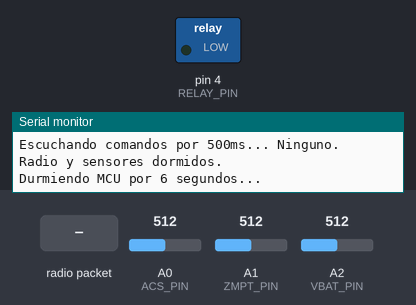
The sketch below on a simulated Arduino Uno, built with avr-gcc and run on an emulated ATmega328P. Parts: switched loads named in the sketch (green lamp = pin HIGH), the last lines printed to the serial monitor. The inputs (shaded band) are chosen by the test bench; at power-on: A0 (ACS_PIN) = 512, A1 (ZMPT_PIN) = 512, A2 (VBAT_PIN) = 512. EEPROM starts erased; no radio packets arrive unless stated; pins used as bus, display or sensor lines are not drawn.

Above: at 1.3 s.
1.4 s: radio packet "ON" arrives
At 7.8 s:
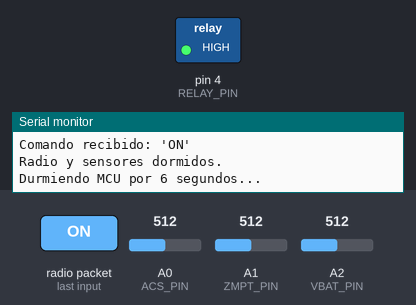
8.6 s: radio packet "OFF" arrives
At 14.6 s:
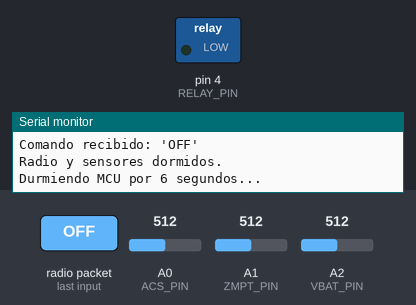
Timing chart, 0 to 16.1 s (numbered marks = the images above; inputs shaded):
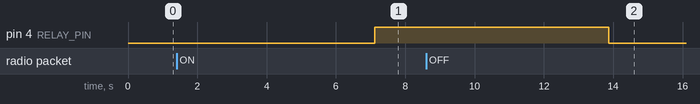

Measured:
- after the input at 1.4 s, pin 4 (RELAY_PIN): LOW → HIGH after 5.7 s
- after the input at 8.6 s, pin 4 (RELAY_PIN): HIGH → LOW after 5.3 s

The sketch:

EmisorUniversalEnergy.ino
```cpp
/*
 * ==========================================================
 * ==    SKETCH EMISOR UNIVERSAL (LoRa + XBee + NRF24)     ==
 * ==          MODIFICADO CON GESTIÓN DE ENERGÍA           ==
 * ==========================================================
 * Este sketch usa UniversalRadioWSN para enviar datos (String)
 * y EnergyWSN para implementar ciclos de sueño (sleep).
 */

// --- LIBRERÍAS DE LA APLICACIÓN ---
#include <SPI.h>
#include <UniversalRadioWSN.h>
#include <SoftwareSerial.h>
#include <EEPROM.h>
#include "EnergyWSN.h"

// ======================= 1. SELECCIÓN DEL MÓDULO DE RADIO =======================
#define USE_LORA
//#define USE_XBEE
//#define USE_NRF

// ======================= 2. CONFIGURACIÓN GENERAL DE PINES =======================
#define RELAY_PIN         4
#define SENSOR_POWER_PIN  7     // Pin que alimenta a los sensores
#define ACS_PIN           A0
#define ZMPT_PIN          A1
#define VBAT_PIN          A2

// --- Pines específicos para XBee (Sleep) ---
#if defined(USE_XBEE)
  #define XBEE_RX_PIN       2
  #define XBEE_TX_PIN       3
  #define XBEE_SLEEP_RQ_PIN 9
  #define XBEE_ON_SLEEP_PIN 10
#endif

// ======================= 3. OBJETOS Y VARIABLES GLOBALES =======================
RadioInterface* radio;
EnergyWSN energyManager;
uint32_t paquetesEnviados;
const unsigned long SLEEP_INTERVAL_MS = ( 6 * 1000);

// --- Configuración específica por radio ---
#if defined(USE_XBEE)
  SoftwareSerial xbeeSerial(XBEE_RX_PIN, XBEE_TX_PIN);
#elif defined(USE_NRF)
  // Direcciones para NRF24L01
  const byte nrfWriteAddress[6] = "00001"; // Dirección del receptor
  const byte nrfReadAddress[6] = "00002";  // Dirección de este emisor
#endif

// ======================= 4. SETUP =======================
void setup() {
  pinMode(RELAY_PIN, OUTPUT);
  digitalWrite(RELAY_PIN, LOW);

  Serial.begin(9600);
  while(!Serial);
  Serial.println("\n--- INICIANDO EMISOR UNIVERSAL (CON GESTIÓN DE ENERGÍA) ---");

  // --- Recuperar contador desde la EEPROM ---
  EEPROM.get(1, paquetesEnviados);
  Serial.print("Contador recuperado de EEPROM: ");
  Serial.println(paquetesEnviados);

  // --- INICIALIZACIÓN DEL MÓDULO DE RADIO ---
  Serial.print("Configurando radio: ");
  #if defined(USE_LORA)
    Serial.println("LoRa");

    LoRaConfig configLora;
    configLora.frequency       = 410E6;
    configLora.spreadingFactor = 7;
    configLora.signalBandwidth = 125E3;
    configLora.codingRate      = 5;
    configLora.syncWord        = 0xF3;
    configLora.txPower         = 20;
    configLora.csPin           = 10;
    configLora.resetPin        = -1;
    configLora.irqPin          = 2;

    radio = new LoraRadio(configLora);
  #elif defined(USE_XBEE)
    Serial.println("XBee");
    xbeeSerial.begin(9600);
    radio = new XBeeRadio(xbeeSerial, 9600, XBEE_SLEEP_RQ_PIN, XBEE_ON_SLEEP_PIN);
  #elif defined(USE_NRF)
    Serial.println("NRF24L01");

    NrfConfig configNrf;
    configNrf.cePin = 9;
    configNrf.csnPin = 10;
    configNrf.writeAddress = nrfWriteAddress;
    configNrf.readAddress = nrfReadAddress;
    configNrf.channel = 108;
    configNrf.dataRate = 250; // 250KBPS
    configNrf.paLevel = 0;    // Potencia mínima

    radio = new NrfRadio(configNrf);
  #endif

  if (!radio->iniciar()) {
    Serial.println("¡¡¡ERROR: Fallo al iniciar el módulo de radio!!!");
    while (true);
  }
  Serial.println("Módulo de radio inicializado y listo.");

  // --- Configuración del gestor de energía ---
  EnergyWSN::Cfg energyConfig;
  energyConfig.pins.pwrSens = SENSOR_POWER_PIN;
  energyConfig.pins.vbatSense = VBAT_PIN;
  energyConfig.bootSleep = false;

  energyManager.begin(energyConfig, radio);
  Serial.println("Gestor de energía inicializado.");
}

// ======================= 5. LOOP (CICLO DE SUEÑO) =======================
void loop() {
  Serial.println("\n---------------------------------");
  Serial.println("Iniciando ciclo de medición y envío.");

  // 1. Despertar radio y sensores
  energyManager.wakeRadio();
  energyManager.powerSensors(true);
  Serial.println("Radio y sensores energizados.");
  //delay(200); // Espera de estabilización

  // 2. Leer sensores
  float voltage = leerVoltajeZMPT();
  float corriente = leerCorrienteACS();
  float vbat = leerVoltajeBateria();
  paquetesEnviados++;

  // 3. Construir y enviar payload (String)
  String dataPayload = "N:" + String(paquetesEnviados) +
                       " V:" + String(voltage, 2) +
                       " I:" + String(corriente, 2) +
                       " B:" + String(vbat, 2);

  Serial.print("Enviado: ");
  Serial.println(dataPayload);

  #if defined(USE_NRF)
    radio->enviar(dataPayload);
  #else
    radio->enviar(dataPayload + "\n");
  #endif

  // 5. Guardar contador en EEPROM (se omite el 4 para alinear con el ejemplo)
  EEPROM.put(1, paquetesEnviados);

  // 6. Escuchar por comandos entrantes (ventana de 500ms)
  Serial.print("Escuchando comandos por 500ms... ");
  long tiempoInicioEscucha = millis();
  bool comandoRecibido = false;
  while (millis() - tiempoInicioEscucha < 500) {
    if (radio->hayDatosDisponibles()) {
      String comando = radio->leerComoString();
      comando.trim();
      Serial.print("\nComando recibido: '"); Serial.print(comando); Serial.println("'");
      if (comando == "ON") {
        digitalWrite(RELAY_PIN, HIGH);
        comandoRecibido = true;
      } else if (comando == "OFF") {
        digitalWrite(RELAY_PIN, LOW);
        comandoRecibido = true;
      }
    }
  }
  if (!comandoRecibido) Serial.println("Ninguno.");

  // 7. Apagar periféricos
  energyManager.powerSensors(false);
  energyManager.sleepRadio();
  Serial.println("Radio y sensores dormidos.");

  // 8. Poner el microcontrolador a dormir
  Serial.print("Durmiendo MCU por "); Serial.print(SLEEP_INTERVAL_MS / 1000); Serial.println(" segundos...");
  delay(100);

  energyManager.sleepFor_ms(SLEEP_INTERVAL_MS);
}

// ======================= 6. FUNCIONES DE LECTURA DE SENSORES =======================
float leerVoltajeZMPT() {
  int lectura = analogRead(ZMPT_PIN);
  return ((lectura * 5.0) / 1023.0) * 50.0;
}

float leerCorrienteACS() {
  int lectura = analogRead(ACS_PIN);
  float volt = (lectura * 5.0) / 1023.0;
  return (volt - 2.5) / 0.066;
}

float leerVoltajeBateria() {
  int lectura = analogRead(VBAT_PIN);
  float vEsc = (lectura * 5.0) / 1023.0;
  return vEsc * 3.0;
}
```
